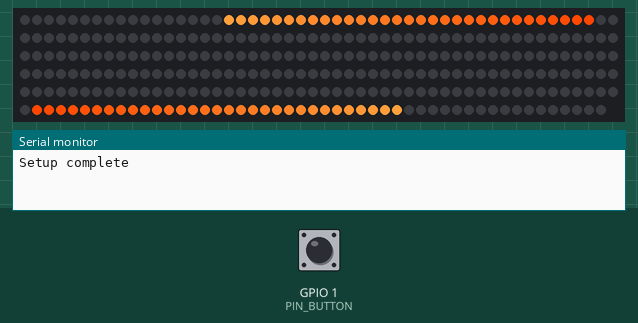
Recording of a sketch running on a simulated ESP32. Shown: 299 RGB LEDs in strip order, left to right, continuing on the next row, the last lines printed to the serial monitor. The inputs (shaded band) are chosen by the test bench; at power-on: GPIO 1 (PIN_BUTTON) LOW. Dim RGB values are drawn brighter than linear.

Above: at 1.2 s.
1.3 s: GPIO 1 (PIN_BUTTON) pulled HIGH for 0.15 s
At 1.53 s:
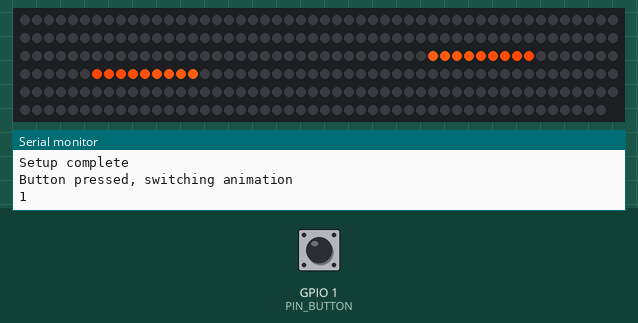
2.0 s: GPIO 1 (PIN_BUTTON) pulled HIGH for 3.2 s
At 5.79 s:
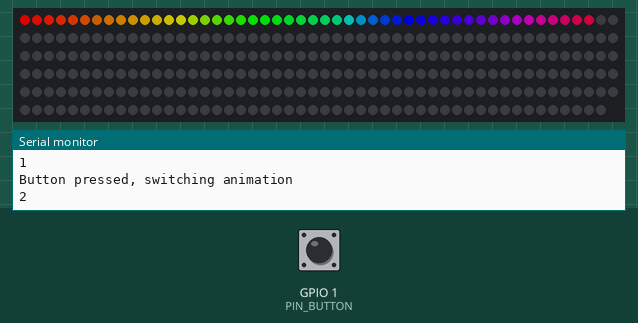
5.8 s: GPIO 1 (PIN_BUTTON) pulled HIGH for 1 s
At 8.2 s:
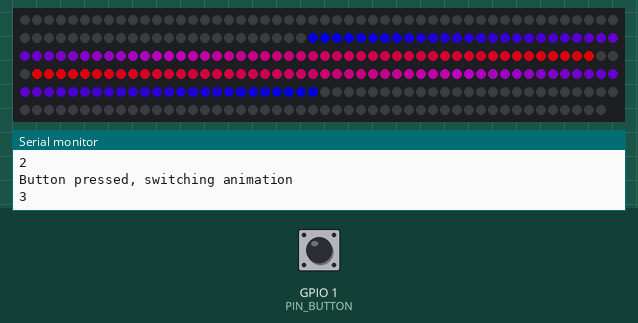
Timing chart, 0 to 9.7 s (numbered marks = the images above; inputs shaded):
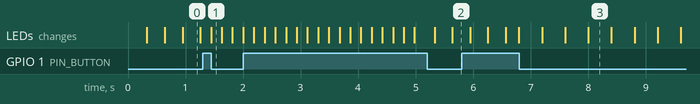

Measured:
- what the display in image 3 shows lasts 0.4 s, from 8.0 s to 8.4 s

The sketch:

vectoriFrecventa.ino
```cpp
#include <FastLED.h>
#include "driver/gpio.h" // Include GPIO driver header for ESP32

#define NUM_LEDS 299
#define DATA_PIN 2
#define PIN_BUTTON GPIO_NUM_1 // Use GPIO_NUM_4 as it matches the type gpio_num_t

CRGB* leds;

int currentAnimation = 0; // Tracks the current animation (0, 1, or 2)
bool buttonState = false; // Tracks if the button is pressed
bool lastButtonState = false; // Tracks the last state of the button

// Variables for non-blocking animations
int animStep = 0; // Tracks the current step of the animation
unsigned long lastUpdate = 0; // Tracks the last time the animation updated
const unsigned long animInterval = 5; // Interval between animation updates (ms)

void setup() {
  // Allocate LED array in PSRAM
  leds = (CRGB*)heap_caps_malloc(NUM_LEDS * sizeof(CRGB), MALLOC_CAP_SPIRAM);
  if (!leds) {
    Serial.println("Failed to allocate LED array in PSRAM!");
    while (1); // Halt
  }

  FastLED.addLeds<WS2812, DATA_PIN, GRB>(leds, NUM_LEDS);
  FastLED.clear();
  FastLED.show();

  pinMode(PIN_BUTTON, INPUT);

  Serial.begin(9600);
  Serial.println("Setup complete");
}

void loop() {
  // Cooldown variables
  static unsigned long lastButtonPress = 0; // Tracks the last button press time
  const unsigned long buttonCooldown = 1000; // Cooldown duration in milliseconds

  // Read button state
  buttonState = digitalRead(PIN_BUTTON) == LOW; // Button is active LOW

  // Detect a button press with cooldown
  if (buttonState && !lastButtonState) {
    unsigned long now = millis();
    if (now - lastButtonPress > buttonCooldown) { // Check if cooldown has elapsed
      currentAnimation = (currentAnimation + 1) % 4; // Cycle through animations
      Serial.println("Button pressed, switching animation");
      Serial.println(currentAnimation);
      animStep = 0; // Reset animation step
      lastButtonPress = now; // Update the last button press time
    }
  }
  lastButtonState = buttonState;

  // Execute the current animation
  switch (currentAnimation) {
    case 0:
      animation1();
      break;
    case 1:
      animation2();
      break;
    case 2:
      animation3();
      break;
    case 3:
      animation4();
      break;
  }
}

void animation1() {
  unsigned long now = millis();
  if (now - lastUpdate > animInterval) {
    lastUpdate = now;
    int center = NUM_LEDS / 2;
    static int k = 0; // Tracks expansion of the animation
    if (animStep <= center) {
      if (animStep < 30) k++;
      if (animStep > center - 30) k--;
      for (int i = 0; i <= center; i++) {
        leds[center - i] = CHSV(0, 0, 0);
        leds[center + i] = CHSV(0, 0, 0);
      }
      for (int i = animStep; i <= animStep + k; i++) {
        leds[center - i] = CRGB(255, 70 + (i -animStep) * 3, (i -animStep) * 2);
        leds[center + i] = CRGB(255, 70 + (i -animStep) * 3, (i -animStep) * 2);
      }
      FastLED.show();
      animStep++;
    } else {
      animStep = 0; // Reset animation
    }
  }
}

void animation2() {
  unsigned long now = millis();
  static int blinkStep = 0; // Tracks the current blink step (outermost, closer, middle)
  static bool ledsOn = false; // Tracks whether LEDs are on or off
  static int stepCounter = 0; // Tracks the duration of step 2

  // Tempo-based timing
  const unsigned long slowInterval = 370; // Duration for slow parts (ms)
  const unsigned long fastInterval = 185; // Duration for fast parts (ms)
  unsigned long currentInterval = (stepCounter < 2) ? fastInterval :  slowInterval;


  int segmentLength = NUM_LEDS / 4; // Length of each quarter

  if (now - lastUpdate > currentInterval) {
    lastUpdate = now;

    if (ledsOn) {
      // Turn all LEDs off
      FastLED.clear();
      FastLED.show();
      ledsOn = false;
    } else {
      // Light LEDs based on the current blink step
      if (blinkStep == 0) {
        // Outermost quarters
        for (int i = 0; i < segmentLength; i++) {
          leds[i] = CHSV(160 + (i * 95 / segmentLength), 255, 200); // Blue to violet
          leds[NUM_LEDS - 1 - i] = CHSV(160 + (i * 95 / segmentLength), 255, 200);
        }
      } else if (blinkStep == 1) {
        // Second quarters
        for (int i = segmentLength * 0.7; i < 1.6 * segmentLength; i++) {
          leds[i] = CHSV(160 + ((i - segmentLength) * 95 / segmentLength), 255, 200); // Blue to violet
          leds[NUM_LEDS - 1 - i] = CHSV(160 + ((i - segmentLength) * 95 / segmentLength), 255, 200);
        }
      } else if (blinkStep == 2) {
        // Middle quarters
        for (int i = 2 * segmentLength; i < 3 * segmentLength; i++) {
          leds[i] = CHSV(160 + ((i - 2 * segmentLength) * 95 / segmentLength), 255, 200); // Blue to violet
          leds[NUM_LEDS - 1 - i] = CHSV(160 + ((i - 2 * segmentLength) * 95 / segmentLength), 255, 200);
        }
      }
      FastLED.show();
      ledsOn = true;


      blinkStep = (blinkStep + 1) % 3;
    }
  }
}


void animation3() {
  unsigned long now = millis();
  if (now - lastUpdate > animInterval) {
    lastUpdate = now;
    if (animStep < NUM_LEDS) {
      leds[animStep] = CHSV(animStep * 5, 255, 200); // Gradient effect
      FastLED.show();
      animStep++;
    } else {
      animStep = 0; // Reset animation
      FastLED.clear();
      FastLED.show();
    }
  }
}

void animation4() {
  unsigned long now = millis();
  static int stepCounter = 0; // Tracks the current step (0 to 5 for the rhythm)
  static bool ledsOn = false; // Tracks whether LEDs are on or off

  // Timing intervals
  const unsigned long slowInterval = 400; // Duration for slow parts (ms)
  const unsigned long fastInterval = 150; // Duration for fast parts (ms)
  unsigned long currentInterval = (stepCounter < 4) ? slowInterval : fastInterval;

  int segmentLength = NUM_LEDS / 4; // Length of each quarter

  if (now - lastUpdate > currentInterval) {
    lastUpdate = now;

    if (ledsOn) {
      // Turn all LEDs off
      FastLED.clear();
      FastLED.show();
      ledsOn = false;
    } else {
      // Light LEDs based on the current step
      switch (stepCounter) {
        case 0: // Outermost segments
          for (int i = 0; i < segmentLength; i++) {
            leds[i] = CHSV(160 + (i * 95 / segmentLength), 255, 200); // Blue to violet
            leds[NUM_LEDS - 1 - i] = CHSV(160 + (i * 95 / segmentLength), 255, 200);
          }
          break;
        case 1: // Second quarters
          for (int i = segmentLength; i < 2 * segmentLength; i++) {
            leds[i] = CHSV(160 + ((i - segmentLength) * 95 / segmentLength), 255, 200); // Blue to violet
            leds[NUM_LEDS - 1 - i] = CHSV(160 + ((i - segmentLength) * 95 / segmentLength), 255, 200);
          }
          break;
        case 2: // Middle quarters
          for (int i = 2 * segmentLength; i < 3 * segmentLength; i++) {
            leds[i] = CHSV(160 + ((i - 2 * segmentLength) * 95 / segmentLength), 255, 200); // Blue to violet
            leds[NUM_LEDS - 1 - i] = CHSV(160 + ((i - 2 * segmentLength) * 95 / segmentLength), 255, 200);
          }
          break;
        case 3: // Full middle
          for (int i = 3 * segmentLength; i < NUM_LEDS; i++) {
            leds[i] = CHSV(160 + ((i - 3 * segmentLength) * 95 / segmentLength), 255, 200); // Blue to violet
          }
          break;
        case 4: // First fast clap
          for (int i = 0; i < NUM_LEDS; i++) {
            leds[i] = CHSV(200, 255, 255); // Bright blue for a strong clap
          }
          break;
        case 5: // Second fast clap
          for (int i = 0; i < NUM_LEDS; i++) {
            leds[i] = CHSV(240, 255, 255); // Bright violet for a strong clap
          }
          break;
      }
      FastLED.show();
      ledsOn = true;

      // Increment stepCounter and loop back after 6 steps
      stepCounter = (stepCounter + 1) % 6;
    }
  }
}
```
